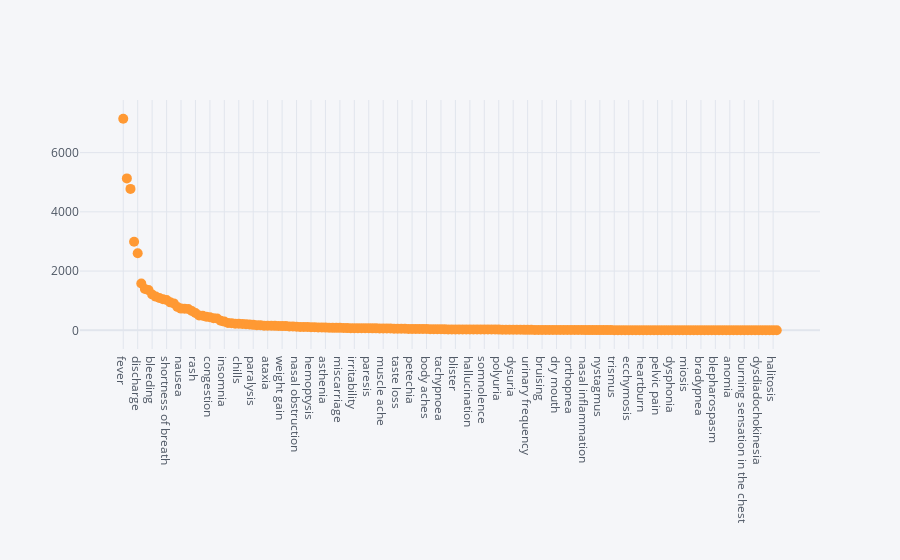

Source (notebook cell):
### Markdown cell above
### Visualization of symptom counts

### Code cell
sym_df.iplot(kind='scatter',y='Counts',mode='markers',size=10)

### Figure 1 — Plotly figure (JSON) as saved in the notebook; plotly's stock layout.template omitted (floating-point values rounded to 4 significant figures; data arrays with more than 128 entries replaced by an {"elided": "..."} marker saying what was removed)
{"data": [{"line": {"color": "rgba(255, 153, 51, 1.0)", "dash": "solid", "shape": "linear", "width": 1.3}, "marker": {"size": 10, "symbol": "circle"}, "mode": "markers", "name": "Counts", "text": "", "type": "scatter", "x": {"elided": "182 str values"}, "y": {"elided": "182 int values"}}], "layout": {"legend": {"bgcolor": "#F5F6F9", "font": {"color": "#4D5663"}}, "paper_bgcolor": "#F5F6F9", "plot_bgcolor": "#F5F6F9", "title": {"font": {"color": "#4D5663"}}, "xaxis": {"gridcolor": "#E1E5ED", "showgrid": true, "tickfont": {"color": "#4D5663"}, "title": {"font": {"color": "#4D5663"}, "text": ""}, "zerolinecolor": "#E1E5ED"}, "yaxis": {"gridcolor": "#E1E5ED", "showgrid": true, "tickfont": {"color": "#4D5663"}, "title": {"font": {"color": "#4D5663"}, "text": ""}, "zerolinecolor": "#E1E5ED"}}}
